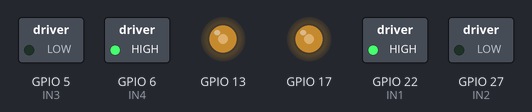
This program was run on a simulated Raspberry Pi (BCM pin numbers). On the bench: switched loads named in the program (green lamp = pin HIGH), output pins drawn as LEDs (lit = HIGH). At 0.8 s the program stops and its outputs stay as they are.

Above: at 0.1 s.
At 0.9 s:
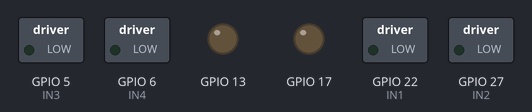
Timing chart, 0 to 2.3 s (numbered marks = the images above):
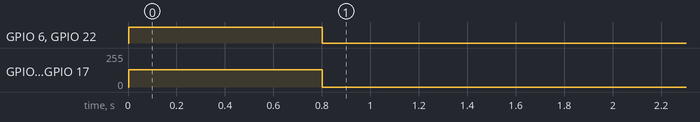

The program:

Car.py
```python
from gpiozero import OutputDevice, PWMOutputDevice as pwm
from time import sleep

# ------ Motor A GPIO setup ------


ENA = pwm(17)
IN1 = OutputDevice(22)
IN2 = OutputDevice(27)


# ------ Motor B GPIO setup ------


ENB = pwm(13)
IN3 = OutputDevice(5)
IN4 = OutputDevice(6)


def Forward():
    ENA.value = 1
    ENB.value = 1
    IN1.on()
    IN2.off()
    IN3.on()
    IN4.off()


def Stop():
    ENA.off()
    ENB.off()
    IN1.off()
    IN2.off()
    IN3.off()
    IN4.off()


def Move(left, right):
    # Stop if both speeds are zero
    if left == 0 and right == 0:
        Stop()
        return

    # Left motor backward
    if left < 0:
        ENB.value = abs(left)
        IN3.off()
        IN4.on()
    else:
        ENB.value = left
        IN3.on()
        IN4.off()

    # Right motor backward
    if right < 0:
        ENA.value = abs(right)
        IN1.off()
        IN2.on()
    else:
        ENA.value = right
        IN1.on()
        IN2.off()
"""
Turn the robot by a specific angle
    angle: degrees to turn (e.g. 45,60, 90)
    speed: motor speed (0 to 1)
    clockwise: True for right turnm false for left turn
"""


def turn(angle, speed = 0.5, clockwise = True):

    # Experimentally determined time for 360 degree rotation at speed = 1
    T_360 = 1.6 #seconds

    # Calculate rotation time
    turn_time = (angle / 360) * T_360/speed

    if clockwise:
        Move(speed, -speed)
    else:
        Move(-speed, speed)

    sleep(turn_time)
    Move(0,0)

turn(90, speed = 0.5, clockwise = False)
```

Measured:
- by itself, GPIO 6 (IN4), GPIO 22 (IN1): LOW → HIGH at 0.00 s, → LOW 0.80 s later
- by itself, GPIO 13, GPIO 17: 0/255 → 128/255 at 0.00 s, → 0/255 0.80 s later
